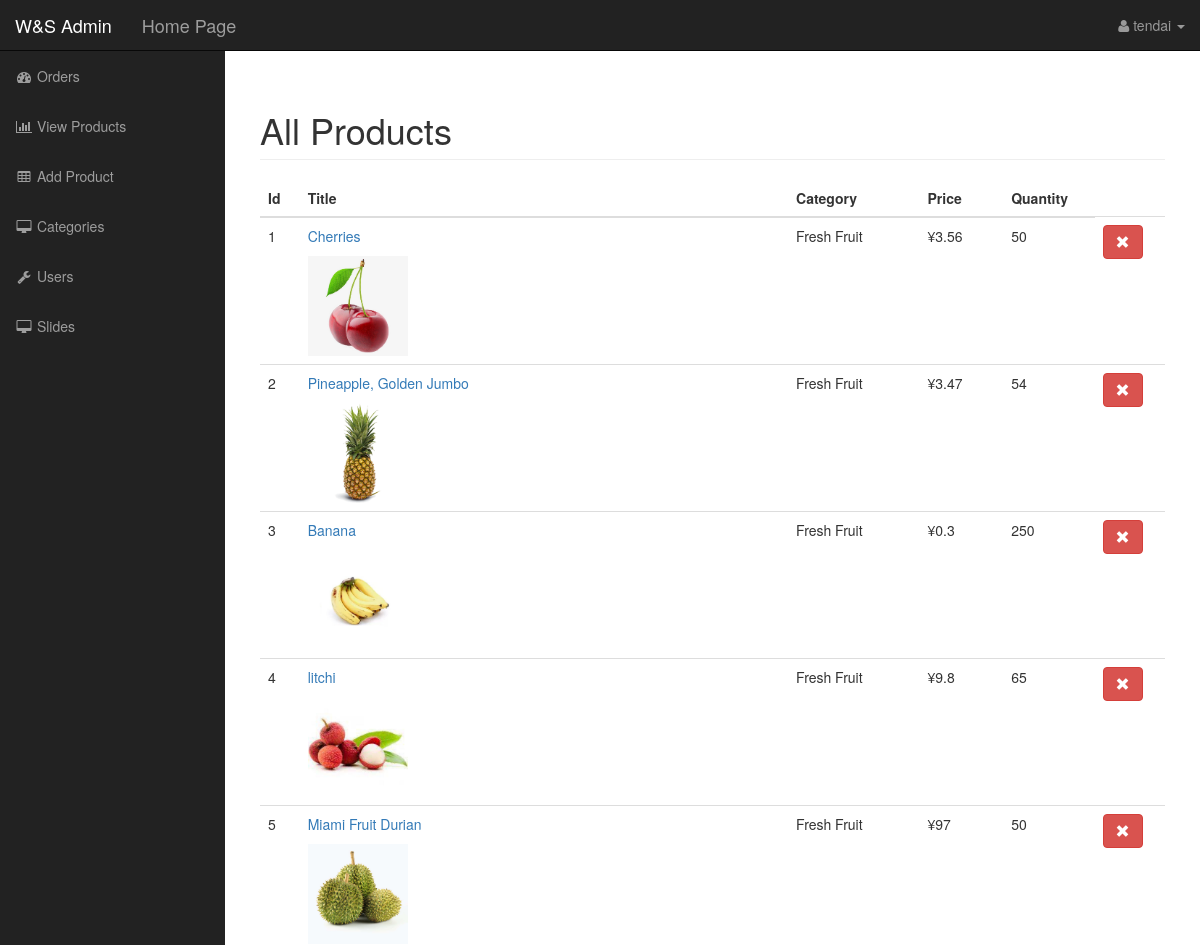
Page /admin/index.php?products (signed in, upper part) on the earlier database version.
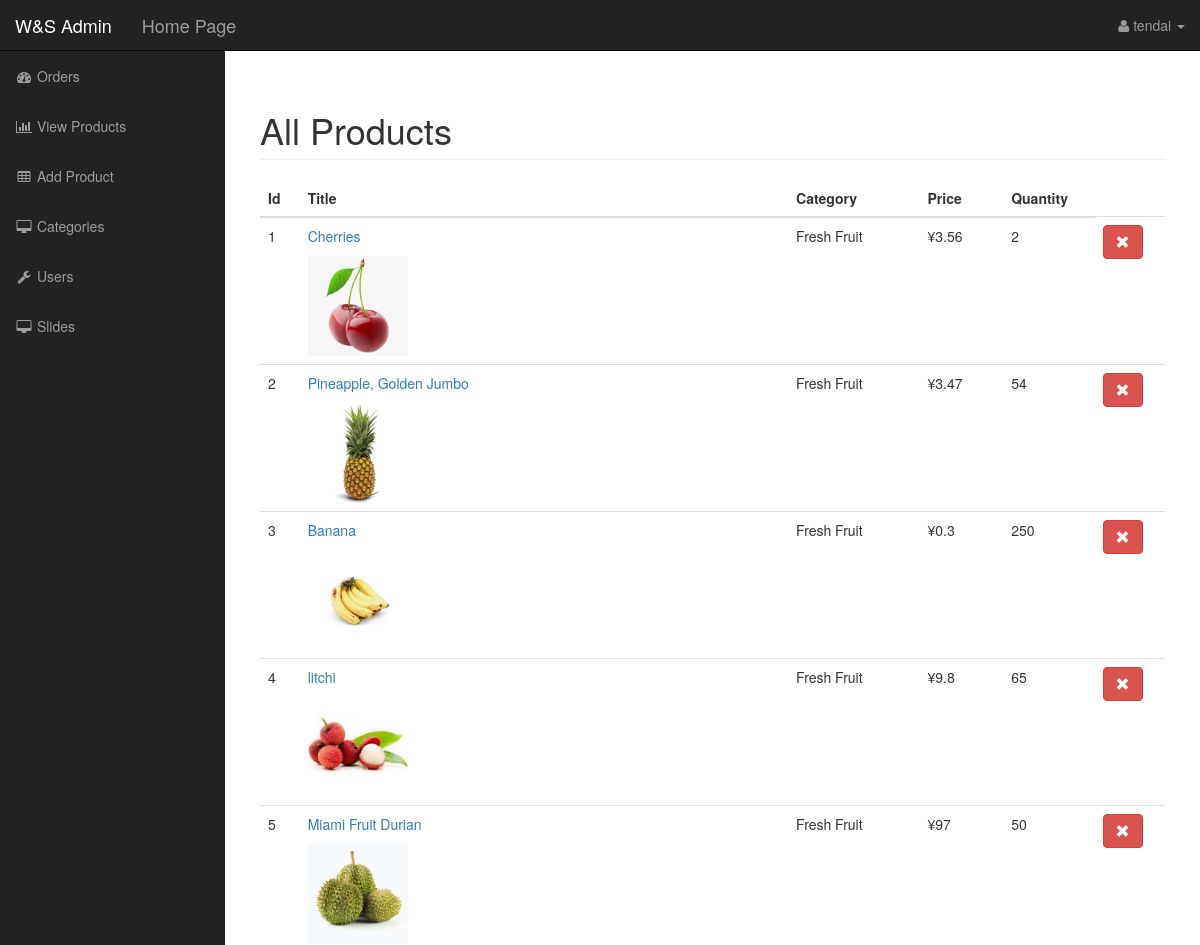
Same page on the later database version.
### tables this page shows
CREATE TABLE IF NOT EXISTS `products` (
  `product_id` int(11) NOT NULL AUTO_INCREMENT,
  `product_title` varchar(255) NOT NULL,
  `product_category_id` int(11) NOT NULL,
  `product_price` float NOT NULL,
  `product_quantity` int(11) NOT NULL,
  `product_description` text NOT NULL,
  `short_desc` text NOT NULL,
  `product_image` varchar(255) NOT NULL,
  PRIMARY KEY (`product_id`)
);

CREATE TABLE IF NOT EXISTS `categories` (
  `cat_id` int(11) NOT NULL AUTO_INCREMENT,
  `cat_title` varchar(255) NOT NULL,
  PRIMARY KEY (`cat_id`)
);

### wselements/functions.php (the view, shortened to what this page needs)
<?php require_once('config.php'); ?>
<?php
$upload_path = "uploads";
function query($sql)
{
    global $connection;
    return mysqli_query($connection, $sql);
}
function fetch_array($results)
{
    return mysqli_fetch_array($results);
}
function display_images($pictures)
{
    global $upload_path;
    return $upload_path . DS . $pictures;
}
function show_product_category_title($product_category_id)
{
    $category_query = query("SELECT * FROM categories WHERE cat_id = '{$product_category_id}' ");
    while ($categories_row = fetch_array($category_query)) {
        return $categories_row['cat_title'];
    }
}
function get_products_in_admin()
{
    $query = query("SELECT * FROM products");
    while ($row = fetch_array($query)) {
        $result_product = $row['product_category_id'];
        $category = show_product_category_title($result_product);
        $product_photo = display_images($row['product_image']);
        $products = <<< DELIMETER
        <tr>
            <td> {$row['product_id']}</td>
            <td><a href="index.php?edit_product&id={$row['product_id']}"><p>{$row['product_title']}</p></a><div><img width='100' src="../../wselements/uploads/{$product_photo}" alt=""></div></td>
            <td>{$category}</td>
            <td>&#165;{$row['product_price']}</td>
            <td>{$row['product_quantity']}</td>
            <td>
            <a class="btn btn-danger" href = "..\..\wselements\ktemplates\backend\delete_product.php?id={$row['product_id']}"><span class = " glyphicon glyphicon-remove"></span></a>
            </td>
       </tr>
DELIMETER;
        echo $products;
    }
}
?>

Differences in the rows shown:
changed products "Cherries": product_quantity "50" → "2"
